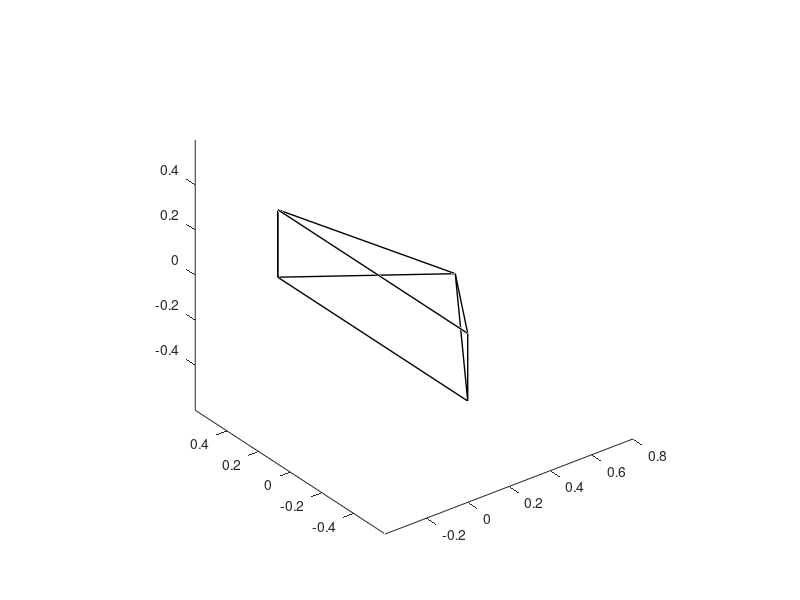

This chart was generated by the following MATLAB code:
clc
clear all

w=0.6;
h=0.15;
l=0.4;

vtol(:,1)=[0,-w,-h];
vtol(:,2)=[0,-w,h];
vtol(:,3)=[0,w,h];
vtol(:,4)=[0,w,-h];
vtol(:,5)=[0,-w,-h];
vtol(:,6)=[l,0,0];
vtol(:,7)=[0,w,h];
vtol(:,8)=[0,w,-h];
vtol(:,9)=[l,0,0];
vtol(:,10)=[0,-w,h];

figure(1)
plot3(vtol(1,:),vtol(2,:),vtol(3,:),'k','LineWidth',1)
axis equal
